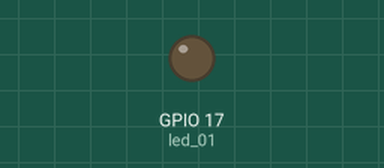
This program was run on a simulated Raspberry Pi (BCM pin numbers). Parts: output pins drawn as LEDs (lit = HIGH). What the program prints to the terminal is not drawn.

Above: at 0.05 s.
At 0.95 s:
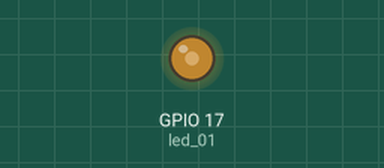
At 1.85 s:
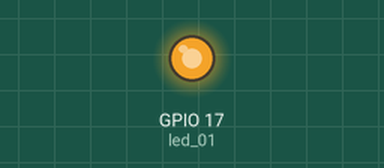
At 3.7 s:
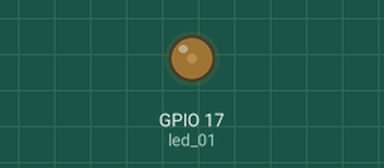
Timing chart, 0 to 5.3 s (numbered marks = the images above):
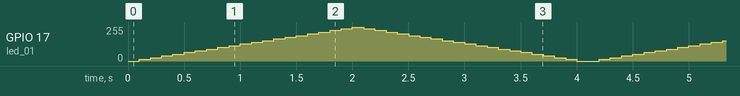

The program:

03_led_pwm.py
```python
from gpiozero import PWMLED
import time

led_01 = PWMLED(17)

try:
    print("Press CTRL+C to stop the program!")
    print()
    while True:
        for dc in range(0, 100, 5):
            led_01.value = dc / 100
            time.sleep(0.1)
        for dc in range(100, -1, -5):
            led_01.value = dc / 100
            time.sleep(0.1)
except KeyboardInterrupt:
    print("Stopping!")
    led_01.off()
```
